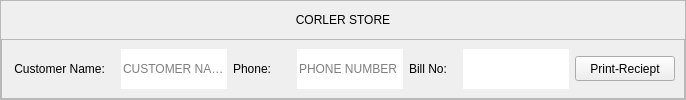
            <widget class="QFrame" name="frame_4">
             <property name="minimumSize">
              <size>
               <width>0</width>
               <height>100</height>
              </size>
             </property>
             <property name="maximumSize">
              <size>
               <width>16777215</width>
               <height>140</height>
              </size>
             </property>
             <property name="styleSheet">
              <string notr="true">color: rgb(0, 0, 0);
</string>
             </property>
             <property name="frameShape">
              <enum>QFrame::StyledPanel</enum>
             </property>
             <property name="frameShadow">
              <enum>QFrame::Raised</enum>
             </property>
             <layout class="QVBoxLayout" name="verticalLayout_10">
              <property name="spacing">
               <number>0</number>
              </property>
              <property name="leftMargin">
               <number>0</number>
              </property>
              <property name="topMargin">
               <number>0</number>
              </property>
              <property name="rightMargin">
               <number>0</number>
              </property>
              <property name="bottomMargin">
               <number>0</number>
              </property>
              <item>
               <widget class="QLabel" name="label_6">
                <property name="styleSheet">
                 <string notr="true">font: 36pt &quot;Jokerman&quot;;</string>
                </property>
                <property name="text">
                 <string>CORLER STORE</string>
                </property>
                <property name="alignment">
                 <set>Qt::AlignCenter</set>
                </property>
               </widget>
              </item>
              <item>
               <widget class="QFrame" name="frame_22">
                <property name="styleSheet">
                 <string notr="true">color:black</string>
                </property>
                <property name="frameShape">
                 <enum>QFrame::StyledPanel</enum>
                </property>
                <property name="frameShadow">
                 <enum>QFrame::Raised</enum>
                </property>
                <layout class="QHBoxLayout" name="horizontalLayout_19">
                 <item>
                  <widget class="QLabel" name="label_8">
                   <property name="styleSheet">
                    <string notr="true">
font: 75 16pt &quot;MS Shell Dlg 2&quot;;</string>
                   </property>
                   <property name="inputMethodHints">
                    <set>Qt::ImhUppercaseOnly</set>
                   </property>
                   <property name="text">
                    <string> Customer Name:   </string>
                   </property>
                  </widget>
                 </item>
                 <item>
                  <widget class="QLineEdit" name="name">
                   <property name="minimumSize">
                    <size>
                     <width>0</width>
                     <height>40</height>
                    </size>
                   </property>
                   <property name="focusPolicy">
                    <enum>Qt::WheelFocus</enum>
                   </property>
                   <property name="layoutDirection">
                    <enum>Qt::LeftToRight</enum>
                   </property>
                   <property name="autoFillBackground">
                    <bool>false</bool>
                   </property>
                   <property name="styleSheet">
                    <string notr="true">font: 75 12pt &quot;MS Shell Dlg 2&quot;;
border: none;</string>
                   </property>
                   <property name="inputMethodHints">
                    <set>Qt::ImhNone</set>
                   </property>
                   <property name="placeholderText">
                    <string>CUSTOMER NAME</string>
                   </property>
                  </widget>
                 </item>
                 <item>
                  <widget class="QLabel" name="label_7">
                   <property name="styleSheet">
                    <string notr="true">
font: 75 16pt &quot;MS Shell Dlg 2&quot;;</string>
                   </property>
                   <property name="text">
                    <string>Phone:      </string>
                   </property>
                  </widget>
                 </item>
                 <item>
                  <widget class="QLineEdit" name="phone">
                   <property name="minimumSize">
                    <size>
                     <width>0</width>
                     <height>40</height>
                    </size>
                   </property>
                   <property name="focusPolicy">
                    <enum>Qt::ClickFocus</enum>
                   </property>
                   <property name="styleSheet">
                    <string notr="true">font: 75 12pt &quot;MS Shell Dlg 2&quot;;
border:none;</string>
                   </property>
                   <property name="inputMethodHints">
                    <set>Qt::ImhDigitsOnly|Qt::ImhUppercaseOnly</set>
                   </property>
                   <property name="placeholderText">
                    <string>PHONE NUMBER</string>
                   </property>
                  </widget>
                 </item>
                 <item>
                  <widget class="QLabel" name="label_9">
                   <property name="styleSheet">
                    <string notr="true">
font: 75 16pt &quot;MS Shell Dlg 2&quot;;</string>
                   </property>
                   <property name="text">
                    <string>Bill No:   </string>
                   </property>
                  </widget>
                 </item>
                 <item>
                  <widget class="QLineEdit" name="bill">
                   <property name="minimumSize">
                    <size>
                     <width>0</width>
                     <height>40</height>
                    </size>
                   </property>
                   <property name="styleSheet">
                    <string notr="true">font: 75 12pt &quot;MS Shell Dlg 2&quot;;
border: none;</string>
                   </property>
                   <property name="readOnly">
                    <bool>true</bool>
                   </property>
                  </widget>
                 </item>
                 <item>
                  <widget class="QPushButton" name="reciept">
                   <property name="minimumSize">
                    <size>
                     <width>100</width>
                     <height>25</height>
                    </size>
                   </property>
                   <property name="styleSheet">
                    <string notr="true">color: rgb(0,0,0);
font: 10pt &quot;MS Shell Dlg 2&quot;;</string>
                   </property>
                   <property name="text">
                    <string>Print-Reciept</string>
                   </property>
                  </widget>
                 </item>
                </layout>
               </widget>
              </item>
             </layout>
            </widget>
